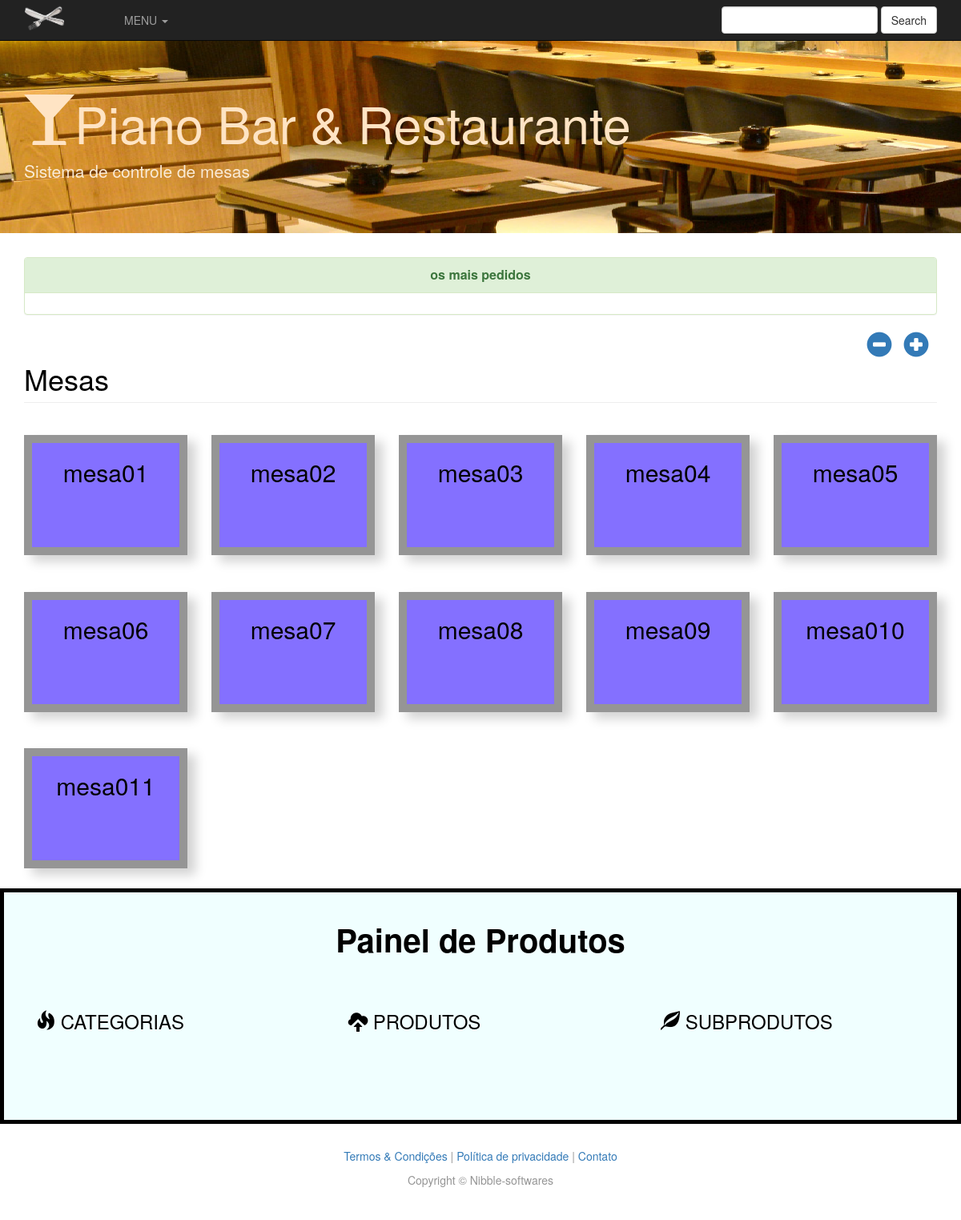
The app's page /gerenciarmesas/ (signed in) with its own data.
### consumo/models.py (models this page shows, shortened)
class Mesa(models.Model):
    usuario = models.ForeignKey(User,on_delete=models.CASCADE)
    nome = models.CharField(max_length=50)
    status=models.CharField(max_length=10,default="livre")

### consumo/views.py (the view)
# urls.py: url(r'^gerenciarmesas/$',views.gerenciarMesa, name='gerenciarmesas'),
@login_required
def gerenciarMesa(request):
    return render(request,'gerenciarmesas.html',{
        'mesas':Mesa.objects.filter(usuario=request.user)})

### consumo/templates/gerenciarmesas.html (shortened to what this page needs)
    {% extends "base.html" %}
    {% block body %}
        <div class="row">
            <div class="col-lg-12">
            	<div id="opcoesmesa">
                 <a alt="remover uma mesa" title="remover uma mesa" href="{% url 'removermesa' %}"><span class="glyphicon glyphicon-minus-sign" aria-hidden="true"></a>
                 <a alt="acrescentar uma mesa" title="acrescentar uma mesa" href="{% url 'acrescentarmesa' %}">	<span class="glyphicon glyphicon-plus-sign" aria-hidden="true"></span></a>
                </div>
                <h1 class="page-header">Mesas
                </h1>
            </div>
        </div>
        <div class="row">
        	{% for mesa in mesas %}
            <article class="col-md-4 article-intro">
            	<div class="mesas">
                    <h2 class="nome_mesa">{{mesa.nome}}</h2>
                </div>
              </article>
             {% endfor %}
        </div>
    {% endblock %}

### consumo/static/css/custom.css (style rules this page uses)
body { padding-top: 50px; color: #959595; }
h1, h2, h3, h4, h5, h6 { color: black; }
.article-intro { margin-bottom: 25px; }
.mesas { margin-top:10%; background-color:#8470FF; border: 10px solid; height: 150px; margin-left:0px; -webkit-box-shadow: 10px 8px 13px 0px rgba(0,0,0,0.18); -moz-box-shadow: 10px 8px 13px 0px rgba(0,0,0,0.18); box-shadow: 10px 8px 13px 0px rgba(0,0,0,0.18); }
#opcoesmesa { float:right; }
#opcoesmesa span { font-size:xx-large; padding-right:10px; }
.nome_mesa { text-align:center; }

### records on screen
Mesa: nome "mesa01"
Mesa: nome "mesa02"
Mesa: nome "mesa03"
Mesa: nome "mesa04"
Mesa: nome "mesa05"
Mesa: nome "mesa06"
Mesa: nome "mesa07"
Mesa: nome "mesa08"
Mesa: nome "mesa09"
Mesa: nome "mesa010"
Mesa: nome "mesa011"
